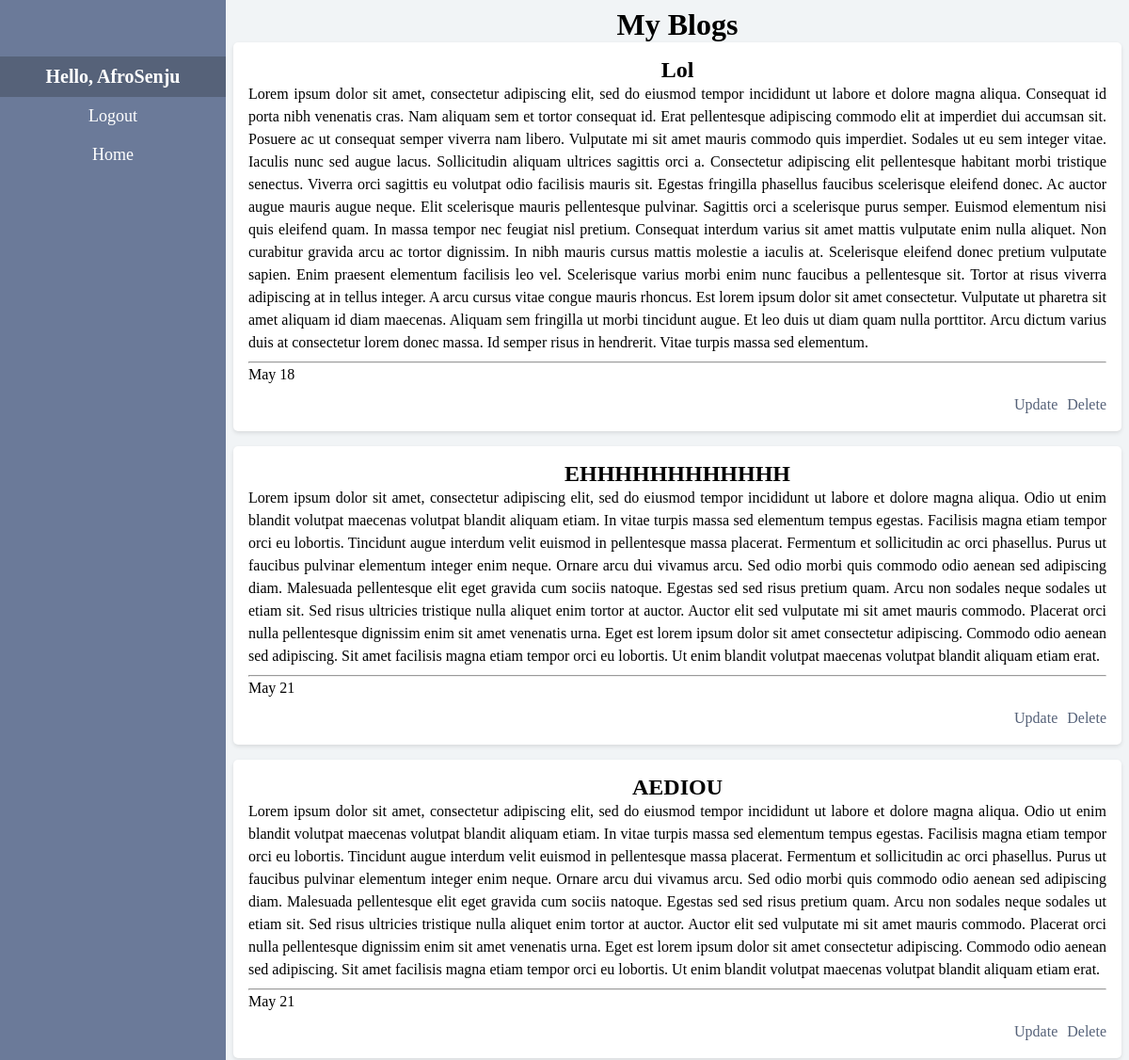
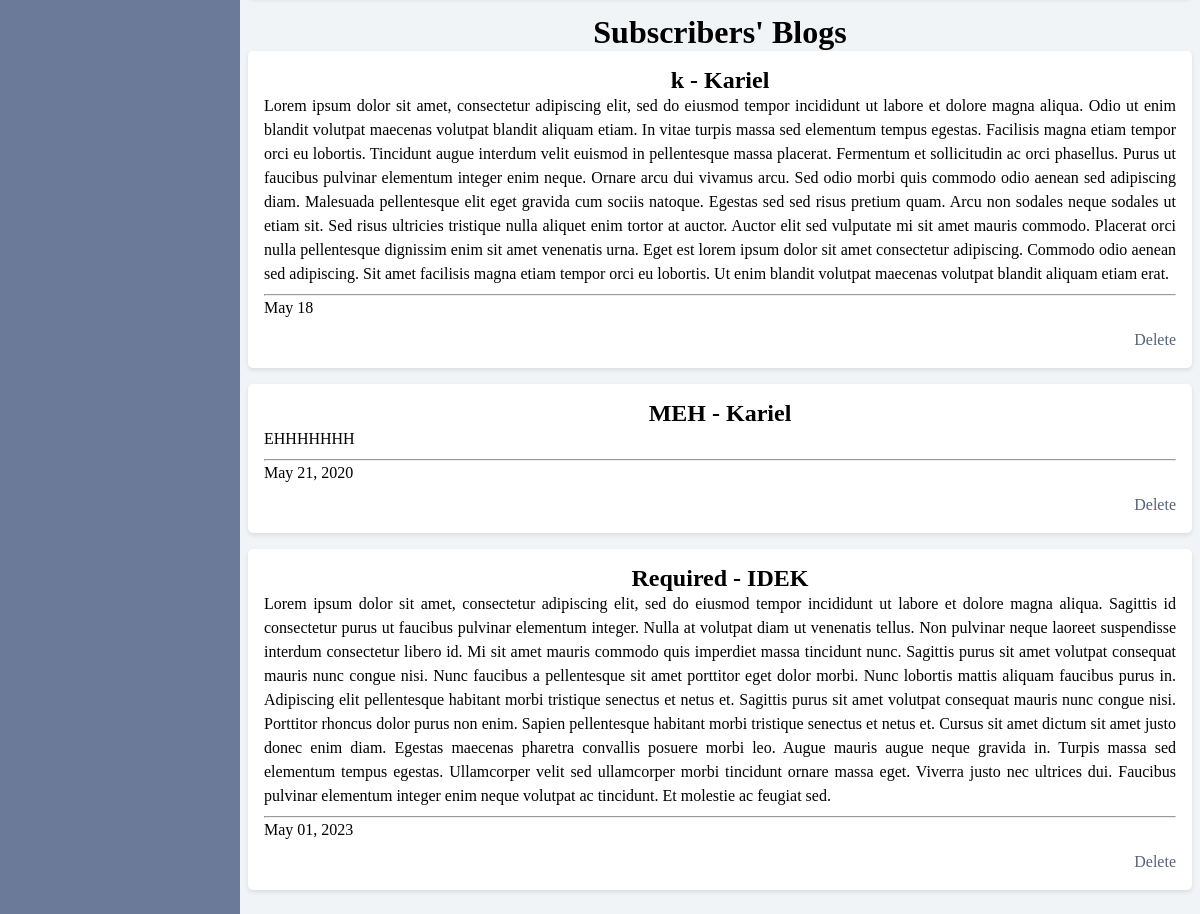
/all_blogs (signed in), run on an earlier commit of the app's database (2 pictures, top to bottom).
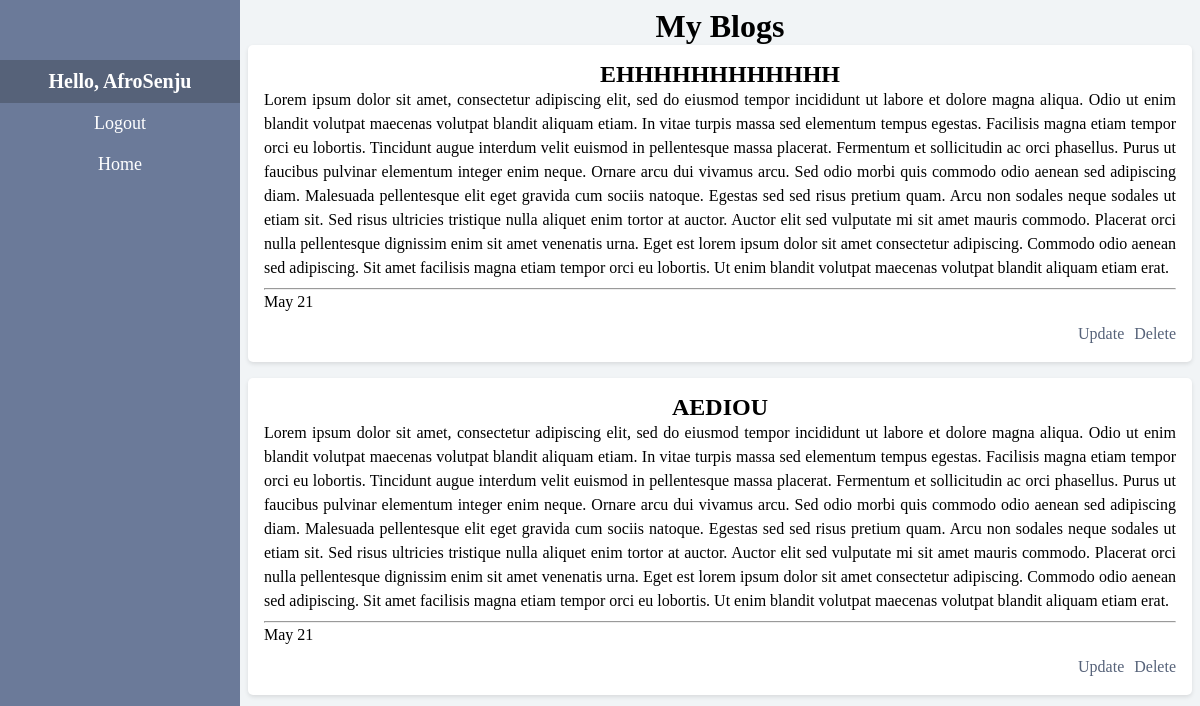
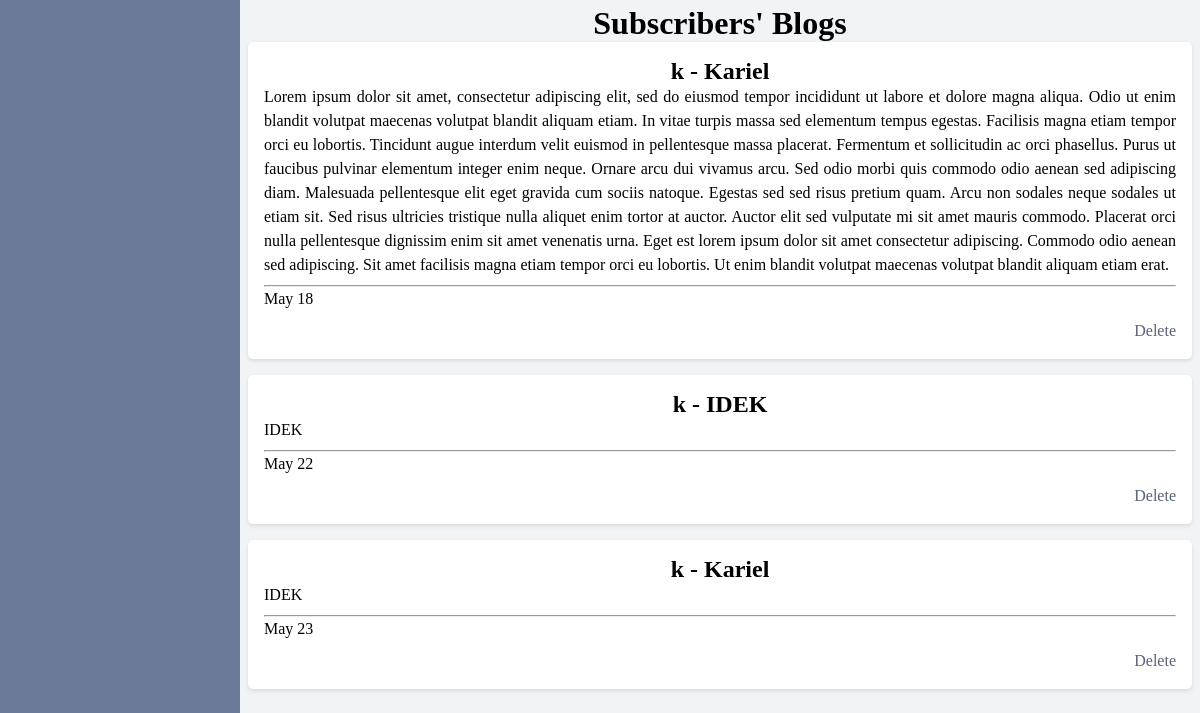
And on a later commit of the database (2 pictures, top to bottom).
### app/models.py (models this page shows, shortened)
class Posts(models.Model):
    author = models.ForeignKey(User, on_delete=models.CASCADE)
    title = models.CharField(max_length=200, default='required')
    content_creator = models.ForeignKey(YouTuber, on_delete=models.CASCADE)
    post = models.TextField()
    created_at = models.DateTimeField()

### app/views.py (the view, shortened to what this page needs)
# urls.py: path('all_blogs', view_all_blogs, name = 'view_my_blogs'),
@login_required(login_url='user_login')
def view_all_blogs(request):
    posts = view_all_posts(request.user)
    try:
        users_posts = view_all_posts_associated(YouTuber.objects.get(creator__username = request.user))
    except:
        users_posts = []
    return render(request, 'view_blogs.html', {'posts': posts, 'users_posts':users_posts})

### app/models.py (called while the page is built)
def view_all_posts(user):
    return Posts.objects.filter(author = user)

def view_all_posts_associated(creator):
    return Posts.objects.filter(content_creator = creator)

### app/templates/view_blogs.html (shortened to what this page needs)
{% extends "dashboard.html" %}
{% block title %}
<div>
    <h1>My Blogs</h1>
    {% for post in posts %}
        <div class = 'blog'>
            {% now "Y" as current_year %}
            <h2>{{post.title}}</h2>
            <p>{{post.post}}</p>
            <hr>
        <div>
        {% if post.created_at|date:"Y" == current_year %}
            <p>{{ post.created_at|date:"M d" }}</p>
        {% else %}
            <p>{{ post.created_at|date:"M d, Y" }}</p>
        {% endif %}
        <p class = 'edit'>
            <a href = {% url "delete" post.title post.author%}>Delete</a>
            <a href = {% url "update" post.title post.author%}>Update</a>
        </div>
    </div>
    {% endfor %}
</div>
        {% if users_posts %}
        <form method = "POST">
        <h1>Subscribers' Blogs</h1>
    {% for post in users_posts %}
    {% if post.author != request.user %}
    <div class = 'blog'>
        {% now "Y" as current_year %}
        <h2>{{post.title}} - {{post.author}}</h2>
        <p>{{post.post}}</p>
        <hr>
        {% if post.created_at|date:"Y" == current_year %}
        <p>{{ post.created_at|date:"M d" }}</p>
    {% else %}
        <p>{{ post.created_at|date:"M d, Y" }}</p>
    {% endif %}
    <p class = 'edit'>
        <a href = {% url "delete" post.title post.author%}>Delete</a>
    </p>
        </div>
    {% endif %}
    {% endfor %}
        {% endif %}
    </form>
{% endblock title %}

What changed in the data, as far as the page shows it:
removed Posts: title "Lol", post "Lorem ipsum dolor sit amet, consectetur adipiscing elit, sed do eiusmod tempor incididunt ut labore et dolore magna aliqua. Consequat id porta nibh venenatis cras. Nam aliquam sem et tortor consequat id. Erat pellentesque adipiscing commodo elit at imperdiet dui accumsan sit. Posuere ac ut consequat semper viverra nam libero. Vulputate mi sit amet mauris commodo quis imperdiet. Sodales ut eu sem integer vitae. Iaculis nunc sed augue lacus. Sollicitudin aliquam ultrices sagittis orci a. Consectetur adipiscing elit pellentesque habitant morbi tristique senectus. Viverra orci sagittis eu volutpat odio facilisis mauris sit. Egestas fringilla phasellus faucibus scelerisque eleifend donec. Ac…", created_at "May 18", shown under "My Blogs"
removed Posts: title "MEH", author "Kariel", post "EHHHHHHH", created_at "May 21, 2020", shown under "Subscribers' Blogs"
removed Posts: title "Required", author "IDEK", post "Lorem ipsum dolor sit amet, consectetur adipiscing elit, sed do eiusmod tempor incididunt ut labore et dolore magna aliqua. Sagittis id consectetur purus ut faucibus pulvinar elementum integer. Nulla at volutpat diam ut venenatis tellus. Non pulvinar neque laoreet suspendisse interdum consectetur libero id. Mi sit amet mauris commodo quis imperdiet massa tincidunt nunc. Sagittis purus sit amet volutpat consequat mauris nunc congue nisi. Nunc faucibus a pellentesque sit amet porttitor eget dolor morbi. Nunc lobortis mattis aliquam faucibus purus in. Adipiscing elit pellentesque habitant morbi tristique senectus et netus et. Sagittis purus sit amet volutpat consequat mauris nunc congue nisi.…", created_at "May 01, 2023", shown under "Subscribers' Blogs"
added Posts: title "k", author "IDEK", post "IDEK", created_at "May 22", shown under "Subscribers' Blogs"
added Posts: title "k", author "Kariel", post "IDEK", created_at "May 23", shown under "Subscribers' Blogs"
